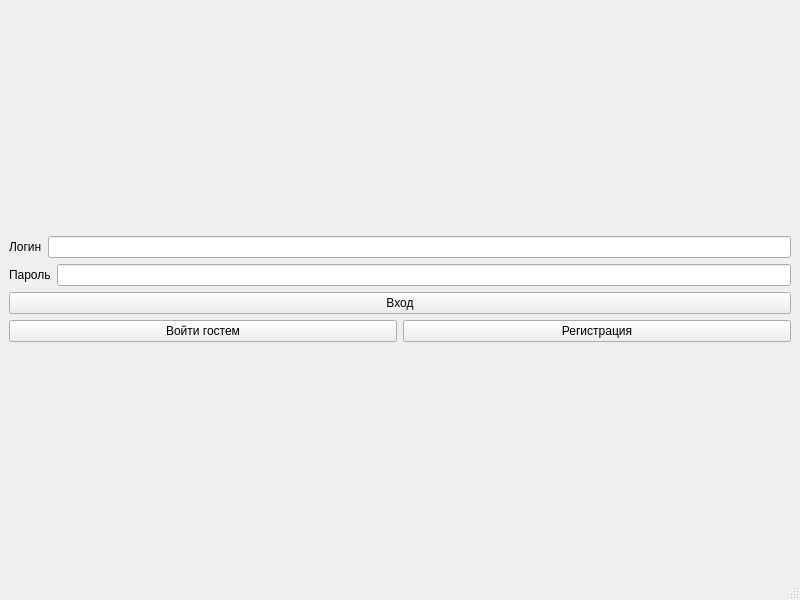
<?xml version="1.0" encoding="UTF-8"?>
<ui version="4.0">
 <class>MainWindow</class>
 <widget class="QMainWindow" name="MainWindow">
  <property name="geometry">
   <rect>
    <x>0</x>
    <y>0</y>
    <width>800</width>
    <height>600</height>
   </rect>
  </property>
  <property name="windowTitle">
   <string>MainWindow</string>
  </property>
  <widget class="QWidget" name="centralwidget">
   <layout class="QGridLayout" name="gridLayout">
    <item row="0" column="0">
     <layout class="QVBoxLayout" name="verticalLayout">
      <item>
       <layout class="QHBoxLayout" name="horizontalLayout">
        <item>
         <widget class="QLabel" name="label">
          <property name="text">
           <string>Логин</string>
          </property>
         </widget>
        </item>
        <item>
         <widget class="QLineEdit" name="lineEdit"/>
        </item>
       </layout>
      </item>
      <item>
       <layout class="QHBoxLayout" name="horizontalLayout_2">
        <item>
         <widget class="QLabel" name="label_2">
          <property name="text">
           <string>Пароль</string>
          </property>
         </widget>
        </item>
        <item>
         <widget class="QLineEdit" name="lineEdit_2"/>
        </item>
       </layout>
      </item>
      <item>
       <widget class="QPushButton" name="pushButton">
        <property name="text">
         <string>Вход</string>
        </property>
       </widget>
      </item>
      <item>
       <layout class="QHBoxLayout" name="horizontalLayout_3">
        <item>
         <widget class="QPushButton" name="pushButton_3">
          <property name="text">
           <string>Войти гостем</string>
          </property>
         </widget>
        </item>
        <item>
         <widget class="QPushButton" name="pushButton_2">
          <property name="text">
           <string>Регистрация</string>
          </property>
         </widget>
        </item>
       </layout>
      </item>
     </layout>
    </item>
   </layout>
  </widget>
  <widget class="QMenuBar" name="menubar">
   <property name="geometry">
    <rect>
     <x>0</x>
     <y>0</y>
     <width>800</width>
     <height>26</height>
    </rect>
   </property>
  </widget>
  <widget class="QStatusBar" name="statusbar"/>
 </widget>
 <resources/>
 <connections/>
</ui>
